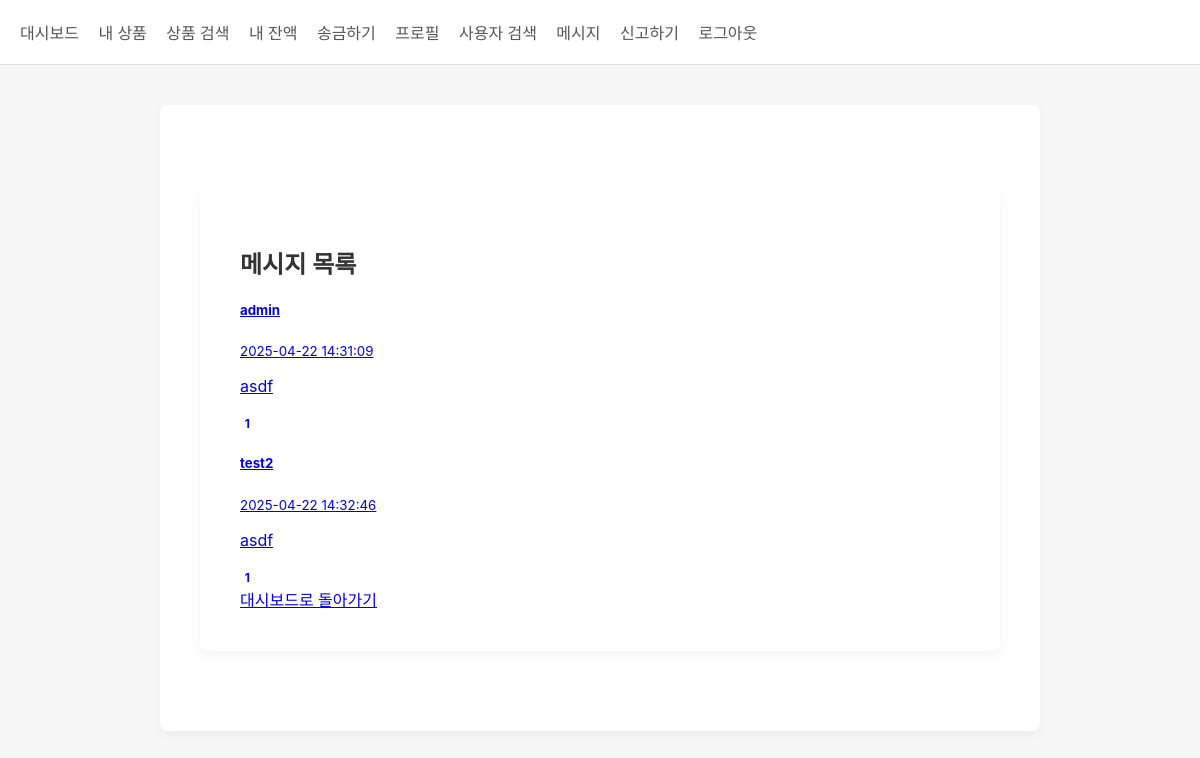
Screenshot of /messages (signed in) with the database file from the repository.
### tables this page shows
CREATE TABLE chat_room (
                id TEXT PRIMARY KEY,
                name TEXT NOT NULL,
                created_at TIMESTAMP DEFAULT CURRENT_TIMESTAMP
            );

CREATE TABLE user (
                id TEXT PRIMARY KEY,
                username TEXT UNIQUE NOT NULL,
                password TEXT NOT NULL,
                bio TEXT,
                balance INTEGER DEFAULT 10000,
                login_attempts INTEGER DEFAULT 0,
                locked_until TIMESTAMP,
                is_admin BOOLEAN DEFAULT 0,
                status TEXT DEFAULT 'active',
                report_count INTEGER DEFAULT 0,
                created_at TIMESTAMP DEFAULT CURRENT_TIMESTAMP
            );

### app.py (the view)
@app.route('/messages')
@login_required
def message_list():
    db = get_db()
    cursor = db.cursor()
    cursor.execute("""
    SELECT cr.id, cr.name, cp.user_id as participant_id, u.username as participant_name,
           (SELECT COUNT(*) FROM private_message
            WHERE receiver_id = ? AND sender_id = cp.user_id AND is_read = 0) as unread_count,
           (SELECT message FROM private_message
            WHERE (sender_id = ? AND receiver_id = cp.user_id) OR
                  (sender_id = cp.user_id AND receiver_id = ?)
            ORDER BY created_at DESC LIMIT 1) as last_message,
           (SELECT created_at FROM private_message
            WHERE (sender_id = ? AND receiver_id = cp.user_id) OR
                  (sender_id = cp.user_id AND receiver_id = ?)
            ORDER BY created_at DESC LIMIT 1) as last_message_time
    FROM chat_room cr
    JOIN chat_participant cp ON cr.id = cp.room_id
    JOIN user u ON cp.user_id = u.id
    WHERE cr.id IN (SELECT room_id FROM chat_participant WHERE user_id = ?)
    AND cp.user_id != ?
    AND u.status != 'dormant'
    """, (session['user_id'], session['user_id'], session['user_id'], session['user_id'], session['user_id'], session['user_id'], session['user_id']))
    chat_rooms = cursor.fetchall()
    return render_template('message_list.html', chat_rooms=chat_rooms)

### app.py (called while the page is built)
def login_required(f):
    @wraps(f)
    def decorated_function(*args, **kwargs):
        if 'user_id' not in session:
            flash('로그인이 필요합니다.')
            return redirect(url_for('login'))
        return f(*args, **kwargs)
    return decorated_function

def get_db():
    db = getattr(g, '_database', None)
    if db is None:
        db = g._database = sqlite3.connect(DATABASE)
        db.row_factory = sqlite3.Row  # 결과를 dict처럼 사용하기 위함
    return db

@app.teardown_appcontext
def close_connection(exception):
    db = getattr(g, '_database', None)
    if db is not None:
        db.close()

@app.after_request
def add_security_headers(response):
    response.headers['Content-Security-Policy'] = "default-src 'self'; script-src 'self' 'unsafe-inline' https://cdnjs.cloudflare.com; style-src 'self' 'unsafe-inline'; img-src 'self' data:;"
    response.headers['X-Frame-Options'] = 'SAMEORIGIN'
    response.headers['X-XSS-Protection'] = '1; mode=block'
    return response

### templates/message_list.html (shortened to what this page needs)
{% extends "base.html" %}
{% block content %}
<div class="container mt-5">
    <h2>메시지 목록</h2>
    {% if chat_rooms %}
        <div class="list-group">
            {% for room in chat_rooms %}
                <a href="{{ url_for('chat_room', user_id=room.participant_id) }}" class="list-group-item list-group-item-action">
                    <div class="d-flex w-100 justify-content-between">
                        <h5 class="mb-1">{{ room.participant_name }}</h5>
                        <small>{{ room.last_message_time }}</small>
                    </div>
                    <p class="mb-1">{{ room.last_message }}</p>
                    {% if room.unread_count > 0 %}
                        <span class="badge badge-primary badge-pill">{{ room.unread_count }}</span>
                    {% endif %}
                </a>
            {% endfor %}
        </div>
    {% else %}
        <div class="alert alert-info">
            아직 메시지가 없습니다.
        </div>
    {% endif %}
    <a href="{{ url_for('dashboard') }}" class="btn btn-secondary mt-3">대시보드로 돌아가기</a>
</div>
{% endblock %}

### templates/base.html (style rules this page uses)
body { background-color: #F7F7F7; font-family: -apple-system, BlinkMacSystemFont, "Segoe UI", Roboto, Helvetica, Arial, sans-serif; margin: 0; padding: 0; color: #333; }
.container { max-width: 800px; margin: 40px auto; background-color: #fff; padding: 40px; box-shadow: 0 4px 12px rgba(0, 0, 0, 0.05); border-radius: 8px; }
h1, h2, h3 { font-weight: 600; margin-bottom: 20px; }
.badge { display: inline-block; padding: 0.25em 0.4em; font-size: 75%; font-weight: 700; line-height: 1; text-align: center; white-space: nowrap; vertical-align: baseline; border-radius: 0.25rem; }

### rows the page displays
chat_room: participant_name "admin", last_message_time "2025-04-22 14:31:09", last_message "asdf", unread_count "1"
chat_room: participant_name "test2", last_message_time "2025-04-22 14:32:46", last_message "asdf", unread_count "1"
